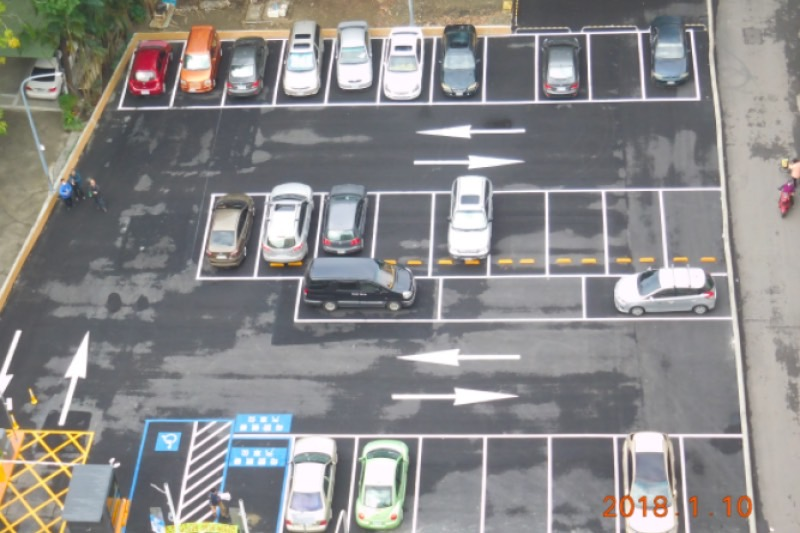
#> input picture S__147496983.jpg, 800 x 533 px, found by its file name
$ python whitepicture.py
#> lines starting #> are read from the running program, lines starting #| are printed output that depends on the picture; after the words box and inside, x2 and y2 are one past the last pixel; in counts of white or black regions, pixels touching at a corner belong together
import cv2
import numpy as np

# 讀取圖片
img = cv2.imread("C:/Users/user/Desktop/parking/S__147496983.jpg")
#> img is the input picture: shape (533, 800, 3); mean B, G, R 137.5, 137.6, 138.7

# 將圖片轉換為HSV色彩空間
hsv = cv2.cvtColor(img, cv2.COLOR_BGR2HSV)
#> hsv: shape (533, 800, 3); mean H, S, V 93.1, 24.6, 145.2

# 定義白色的HSV範圍
lower_white = np.array([0, 0, 200])
upper_white = np.array([255, 30, 255])

# 根據HSV範圍過濾白色區域
mask_white = cv2.inRange(hsv, lower_white, upper_white)
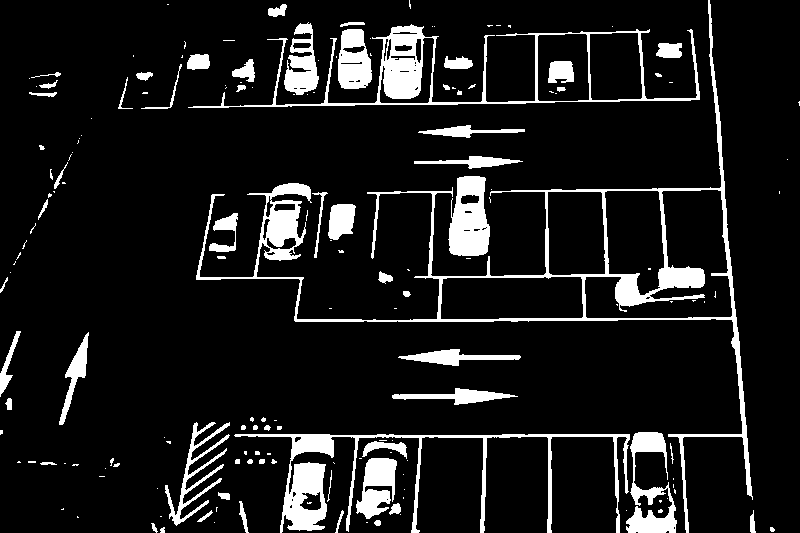
#> mask_white: shape (533, 800); 10.3% white; 172 white regions (107 under 20 px), largest, box (x1, y1, x2, y2) and area: (196, 0, 753, 533) 11560, (234, 434, 630, 533) 5903, (188, 24, 700, 108) 5408

# 進行形態學轉換來填充小的空洞，這裡使用開運算
kernel = np.ones((5, 5), np.uint8)
mask_white = cv2.morphologyEx(mask_white, cv2.MORPH_OPEN, kernel)
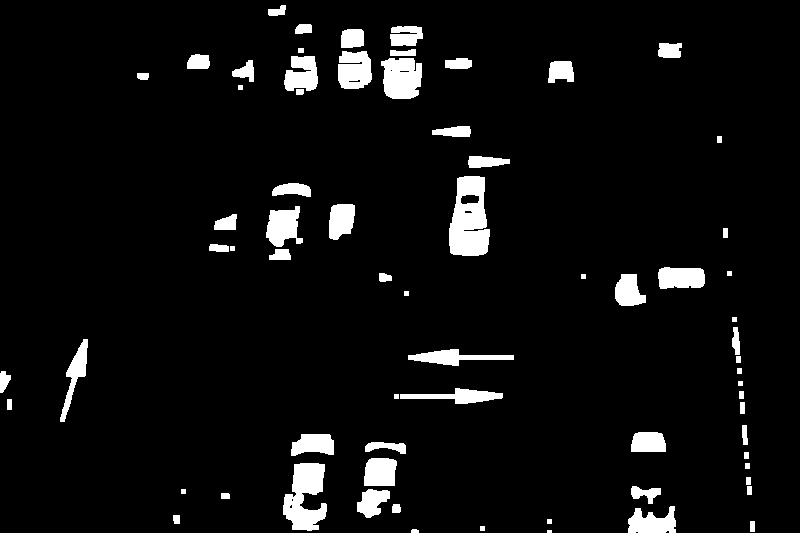
#> mask_white: shape (533, 800); 5.7% white; 70 white regions (1 under 20 px), largest, box (x1, y1, x2, y2) and area: (449, 176, 490, 256) 2455, (283, 463, 327, 531) 1936, (381, 58, 422, 99) 1407

# 在原始影片上標記白色區域
result = cv2.bitwise_and(img, img, mask=mask_white)
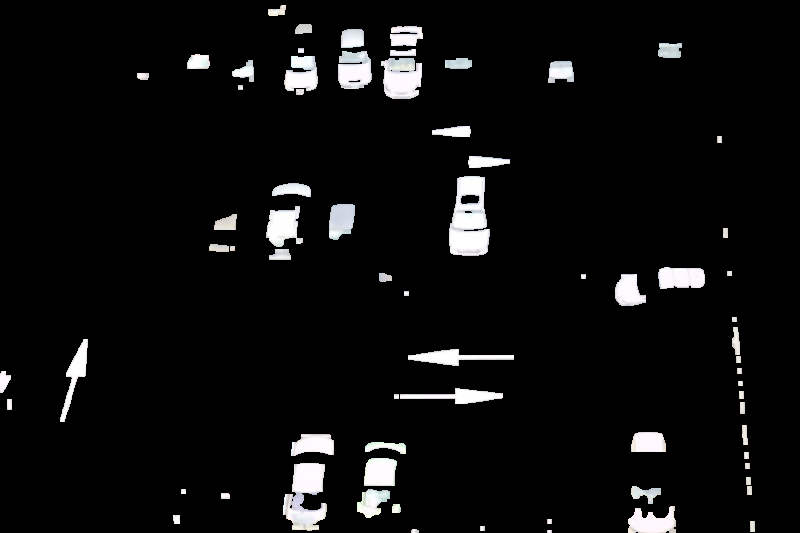
#> result: shape (533, 800, 3); mean B, G, R 13.7, 13.5, 13.5

# 顯示處理後的影片
cv2.imshow('Parking Lot Detection', result)

# 'q' 退出迴圈
cv2.waitKey(0)

# 釋放資源
cv2.destroyAllWindows()

$ run again, with S__74661899.jpg copied over S__147496983.jpg
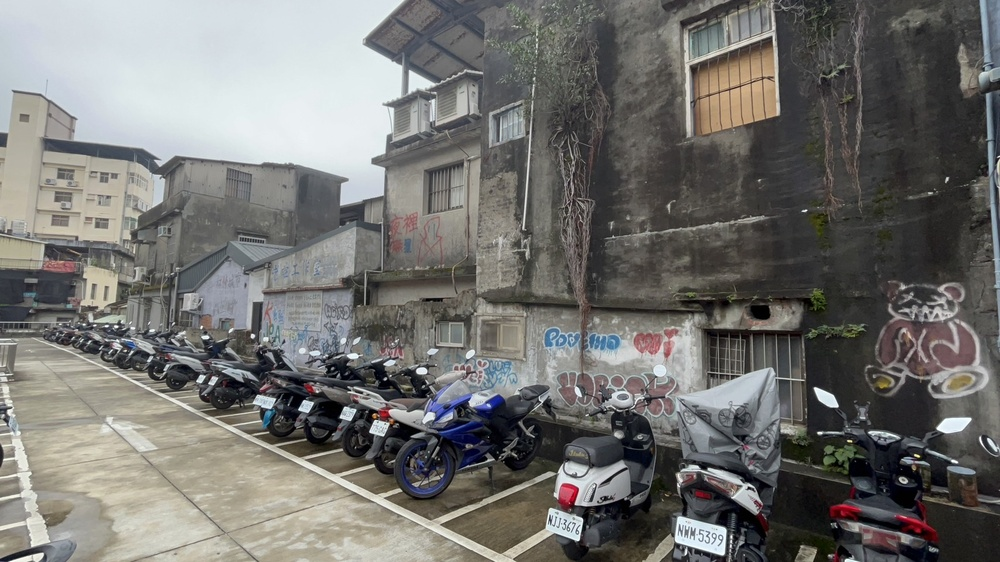
#> input picture S__74661899.jpg, 1000 x 562 px, shrunk from 1707 x 960 before the run, found by its file name
#> img is the input picture: shape (562, 1000, 3); mean B, G, R 111.7, 114.5, 115.1
#> hsv: shape (562, 1000, 3); mean H, S, V 58.1, 29.1, 119.1
#> `mask_white = cv2.inRange(hsv, lower_white, upper_white)`:
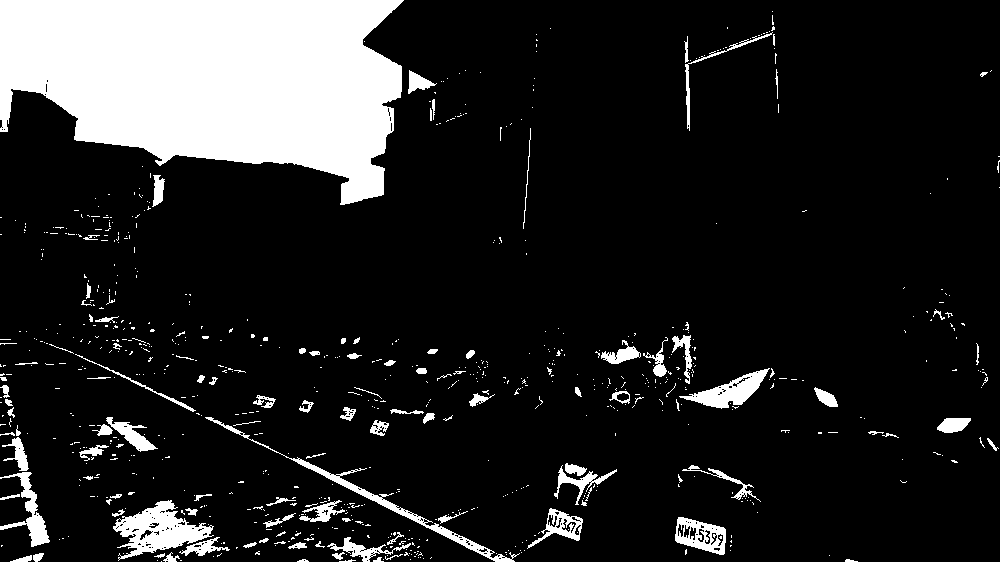
#> mask_white: shape (562, 1000); 14.3% white; 777 white regions (668 under 20 px), largest, box (x1, y1, x2, y2) and area: (0, 0, 404, 205) 58796, (113, 500, 214, 561) 2745, (205, 417, 520, 562) 1809
#> `result = cv2.bitwise_and(img, img, mask=mask_white)`:
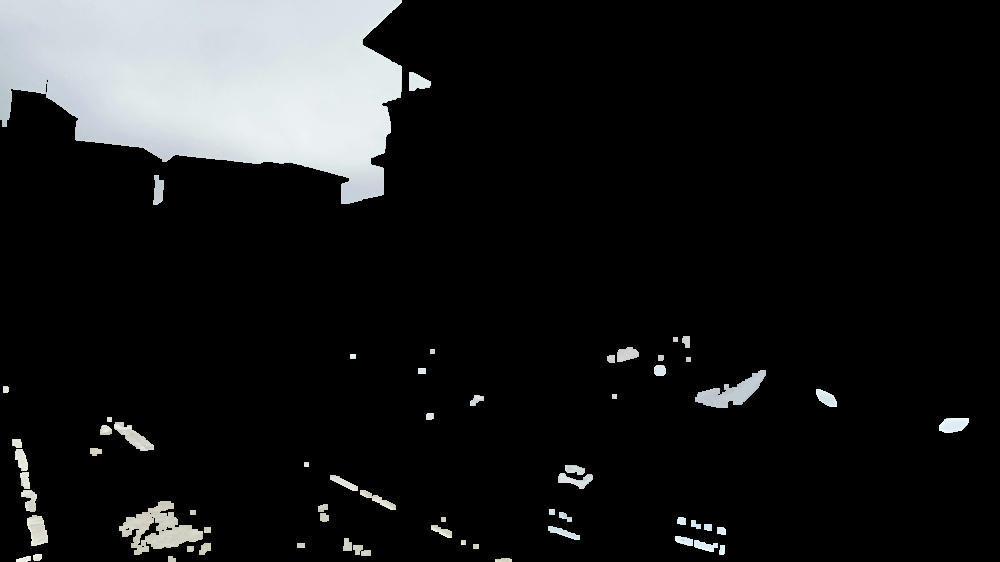
#> result: shape (562, 1000, 3); mean B, G, R 27.8, 27.5, 26.5

$ run again, with S__74661901.jpg copied over S__147496983.jpg
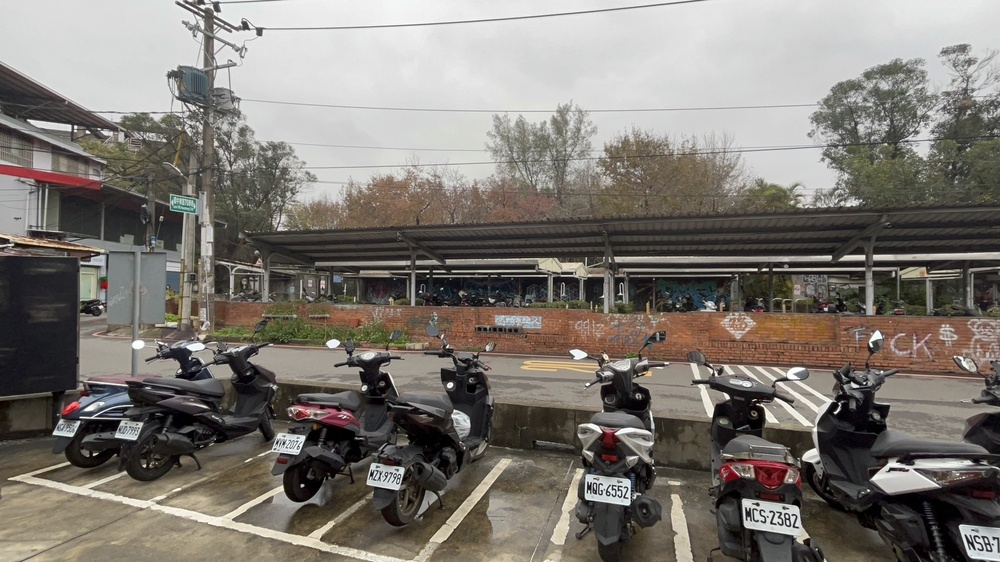
#> input picture S__74661901.jpg, 1000 x 562 px, shrunk from 1707 x 960 before the run, found by its file name
#> img is the input picture: shape (562, 1000, 3); mean B, G, R 113.9, 120.1, 125.4
#> hsv: shape (562, 1000, 3); mean H, S, V 38.6, 37, 126.2
#> `mask_white = cv2.inRange(hsv, lower_white, upper_white)`:
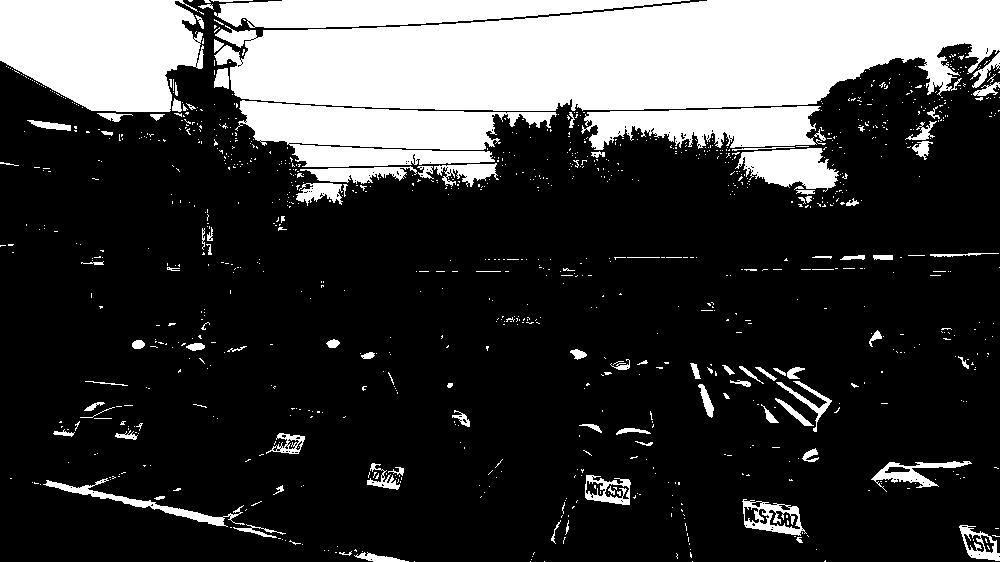
#> mask_white: shape (562, 1000); 23.8% white; 1064 white regions (959 under 20 px), largest, box (x1, y1, x2, y2) and area: (214, 0, 1000, 111) 65888, (0, 0, 204, 112) 18248, (235, 100, 557, 167) 13107
#> `result = cv2.bitwise_and(img, img, mask=mask_white)`:
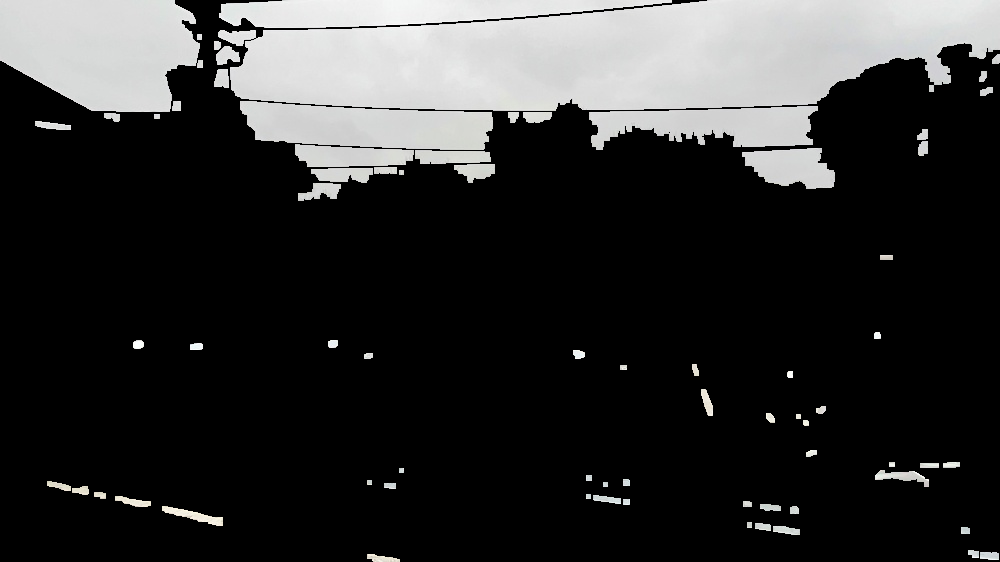
#> result: shape (562, 1000, 3); mean B, G, R 47.4, 47.5, 47.4
